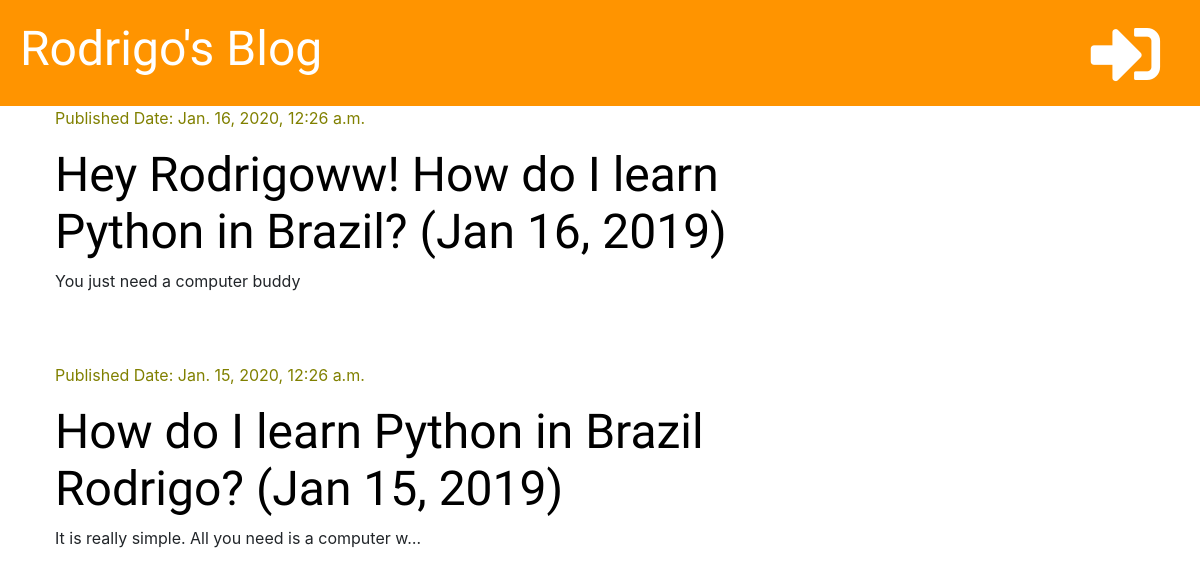
The page / on the database its author committed.
### project/models.py (models this page shows, shortened)
class Post(models.Model):
    author = models.ForeignKey('auth.User', on_delete=models.CASCADE)
    title = models.CharField(max_length=200)
    text = models.TextField()
    created_date = models.DateTimeField(default=timezone.now)
    published_date = models.DateTimeField(blank=True, null=True)

### project/views.py (the view)
# urls.py: path('', views.post_list, name='post_list'),
def post_list(request):
    posts = Post.objects.filter(published_date__lte=timezone.now()).order_by('-published_date')
    stuff_for_frontend = {'posts': posts}
    return render(request, 'project/post_list.html', stuff_for_frontend)

### project/templates/project/post_list.html (shortened to what this page needs)
{% extends 'project/base.html' %}
{% block content %}
    {% for post in posts %}
        <div class='post'>
            <div class='date'>
                <p>Published Date: {{ post.published_date }}</p>
            </div>
                <h1><a href="{% url 'post_detail' pk=post.pk %}">{{ post.title }}</a></h1>
                <p>{{ post.text|truncatechars:50|linebreaksbr }}</p>
        </div>
    {% endfor %}
{% endblock %}

### project/static/css/project.css (style rules this page uses)
h1, h2, h3, h4 { font-family: 'Tangerine', 'Inconsolata', 'Droid Sans', serif; font-size: 48px; }
.date { color: olive }
.post { margin-bottom: 70px; }
.post h1 a { color: #000000; }

### rows shown on the page
Post: published_date "Jan. 16, 2020, 12:26 a.m.", title "Hey Rodrigoww! How do I learn Python in Brazil? (Jan 16, 2019)", text "You just need a computer buddy"
Post: published_date "Jan. 15, 2020, 12:26 a.m.", title "How do I learn Python in Brazil Rodrigo? (Jan 15, 2019)", text "It is really simple. All you need is a computer w…"
